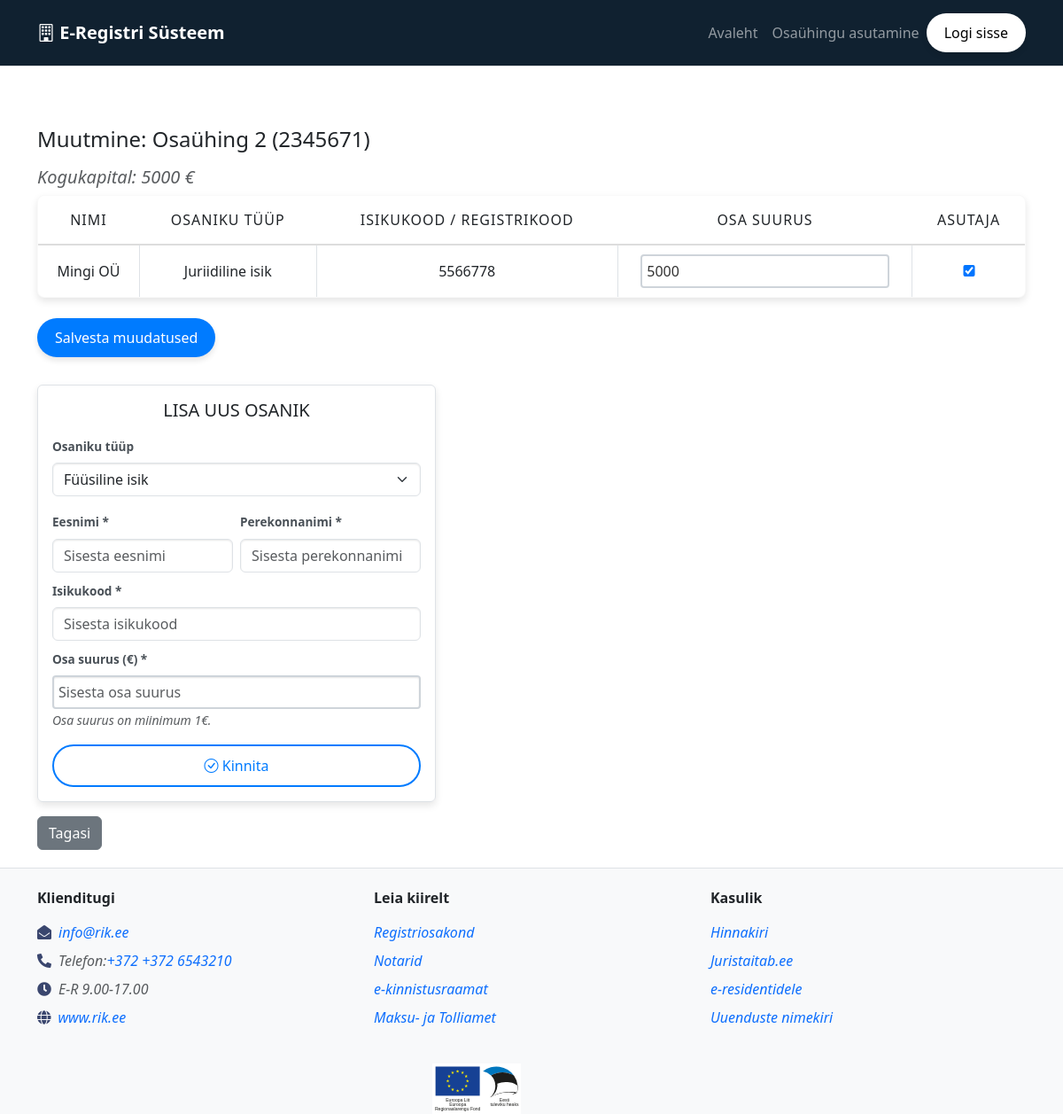
Screenshot of /company/2/edit-shareholders with the database file from the repository.
### app/models.py (models this page shows)
class Company(db.Model):
    id = db.Column(db.Integer, primary_key=True)
    name = db.Column(db.String(100), nullable=False)
    registry_code = db.Column(db.String(7), unique=True, nullable=False)
    established_date = db.Column(db.Date, nullable=False)
    total_capital = db.Column(db.Integer, nullable=False)
    shareholders = db.relationship("Shareholder", backref="company", lazy=True)

class Shareholder(db.Model):
    id = db.Column(db.Integer, primary_key=True)
    first_name = db.Column(db.String(50))
    last_name = db.Column(db.String(50))
    company_name = db.Column(db.String(100))
    personal_code = db.Column(db.String(11))
    registry_code = db.Column(db.String(7))
    share = db.Column(db.Integer, nullable=False)
    is_founder = db.Column(db.Boolean, default=False)
    company_id = db.Column(db.Integer, db.ForeignKey("company.id"), nullable=False)

### app/routes.py (the view, shortened to what this page needs)
@bp.route('/company/<int:company_id>/edit-shareholders', methods=['GET', 'POST'])
def edit_shareholders(company_id):
    company = Company.query.get_or_404(company_id)
    form = EditShareholdersForm()
    if not company:
        flash('Ettevõtet ei leitud.', 'danger')
        return redirect(url_for('main.index'))
    if not form.shareholders:
        form.shareholders = company.shareholders
    return render_template('edit_shareholders.html', form=form, company=company)

### app/forms.py
class EditShareholdersForm(FlaskForm):
    shareholders = FieldList(FormField(ShareholdersForm))
    submit = SubmitField("Salvesta muudatused")

### app/templates/edit_shareholders.html (shortened to what this page needs)
{% extends "base.html" %}
{% block content %}
<div class="container mt-5">
    <h4>Muutmine: {{ company.name }} ({{ company.registry_code }})</h4>
    <h5 class="text-muted">Kogukapital: {{ company.total_capital }} €</h5>
    <form method="POST">
        <table class="table table-bordered">
            <thead>
            <tr>
                <th>Nimi</th>
                <th>Osaniku tüüp</th>
                <th>Isikukood / Registrikood</th>
                <th>Osa suurus</th>
                <th>Asutaja</th>
            </tr>
            </thead>
            <tbody id="shareholders-body">
            {% for shareholder in form.shareholders %}
            <tr>
                <td>
                    {{ shareholder.first_name and shareholder.last_name and
                    (shareholder.first_name ~ " " ~
                    shareholder.last_name) or
                    shareholder.company_name }}
                </td>
                <td>
                    {% if shareholder.first_name and shareholder.last_name and not shareholder.company_name %}
                    Füüsiline isik
                    {% else %}
                    Juriidiline isik
                    {% endif %}
                </td>
                <td>
                    {{ shareholder.personal_code if shareholder.personal_code else
                    shareholder.registry_code }}
                </td>
                <td><input type="number" value="{{ shareholder.share }}"
                           class="form-control"></td>
                <td><input type="checkbox" {% if shareholder.is_founder
                           %}checked{% endif %}></td>
            </tr>
            {% endfor %}
            </tbody>
        </table>
        <div class="mt-3">
            {{ form.submit(class="save-button") }}
        </div>
    </form>
    {% include "shareholder_form.html" %}
    <a href="{{ url_for('main.company_details', company_id=company.id) }}" class="btn btn-secondary mt-3">Tagasi</a>
</div>
{% endblock %}

### app/static/css/style.css (style rules this page uses)
body { font-family: Arial, sans-serif; margin: 0; padding: 0; background-color: #f8f9fa; }
#shareholders input[type="text"], input[type="checkbox"], input[type="number"] { border: 2px solid #ced4da; border-radius: 4px; padding: 5px; color: #333; transition: all 0.3s ease; }
.save-button { background-color: #007bff; color: white; border: none; border-radius: 25px; padding: 10px 20px; font-size: 16px; cursor: pointer; box-shadow: 0px 4px 6px rgba(0, 0, 0, 0.1); transition: background-color 0.3s ease; margin: 7px 0; }
.table { background-color: #f9f9f9; border: 1px solid #ddd; border-radius: 8px; overflow: hidden; box-shadow: 0 4px 8px rgba(0, 0, 0, 0.1); }
.table thead th { font-weight: 500; text-align: center; padding: 15px; border-bottom: 2px solid #ddd; text-transform: uppercase; letter-spacing: 1px; border-right: 1px solid #fff; }
.table thead th:last-child { border-right: none; }
.table tbody tr { transition: background-color 0.2s ease-in-out; }
.table tbody td { text-align: center; padding: 10px; vertical-align: middle; }
.table tbody td input, .table tbody td select { width: 90%; margin: 0 auto; display: block; }
.text-muted { font-style: italic; margin-top: 1rem; }

### rows the page displays
Company: name "Osaühing 2", registry_code "2345671", total_capital "5000"
Shareholder: first_name+company_name "Mingi OÜ", shows "Juriidiline isik", personal_code+registry_code "5566778", share "5000", is_founder "☑"
